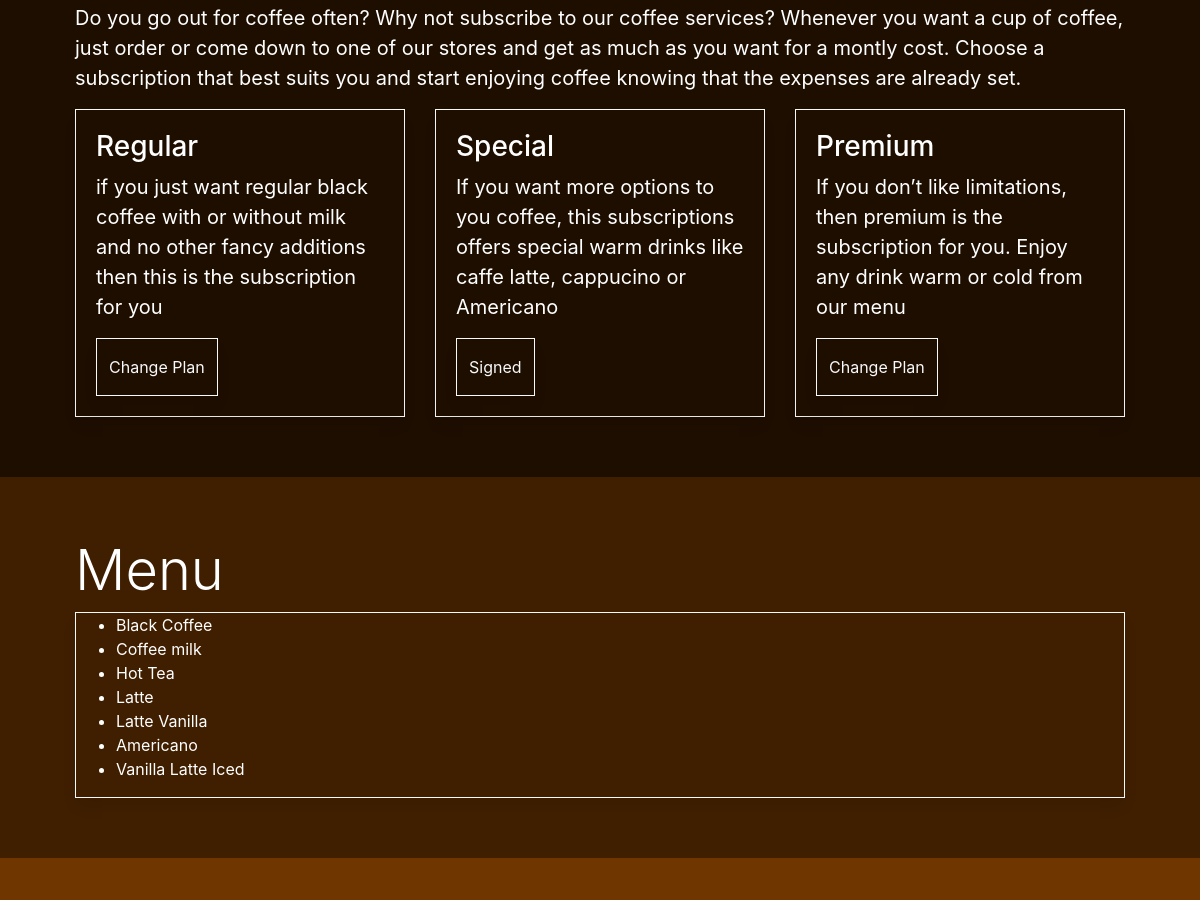
The page / (signed in, middle part) on the database as committed earlier.
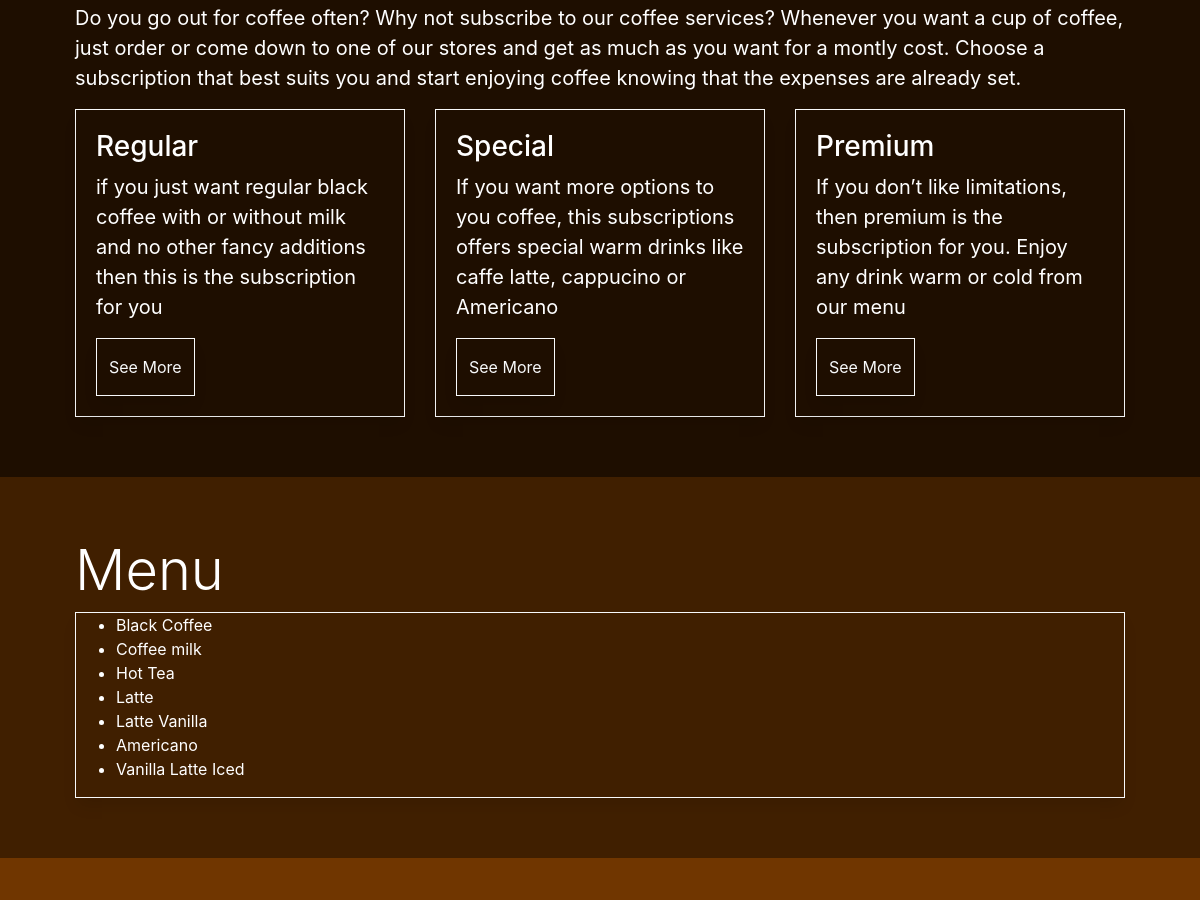
The same page on the database as committed later.
### subscription/models.py (models this page shows)
class Subscription(models.Model):
    subscription_id = models.IntegerField(default=0)
    subscription_name = models.CharField(max_length=30, blank=True, null=True)
    stripe_subscription_id = models.CharField(max_length=100, blank=True, null=True)
    subscriber = models.ForeignKey(User, on_delete=models.CASCADE, null=False, blank=False, related_name='subscriptions')
    price = models.DecimalField(max_digits=10, decimal_places=2)
    address = models.CharField(max_length=40, null=True, blank=True)
    postal_code = models.IntegerField(range(10000, 99999))
    city = models.CharField(max_length=40, null=True, blank=True)
    date = models.DateTimeField(auto_now=True)

### order/models.py (models this page shows, shortened)
class Product(models.Model):
    name = models.CharField(max_length=100, default='Product')
    price = models.DecimalField(max_digits=3, decimal_places=2)
    image = models.ImageField(null=True, blank=True, upload_to='media/images/')
    category = models.CharField(max_length=30, null=True, blank=True)
    category_id = models.IntegerField(default=0)
    rating = models.DecimalField(max_digits=6, decimal_places=2, default=0)

### home/views.py (the view)
# urls.py: path('', views.home_page, name='home_page')
def home_page(request):
    menu = Product.objects.all()
    return render(request, 'home/index.html', {'menu': menu})

### profiles/models.py (called while the page is built)
    def has_active_orders(self):
        return self.user.orders.filter(active=True)

### home/templates/home/index.html (shortened to what the changed rows need)
{% extends "base.html" %}
{% load static %}
{% block content %}
<div class="row no-gutters" style="background-color: #1E0E00;">
  <div class="container">
    <div class="col my-auto">
      <div class="d-flex d-flex-row">
        <div class="card-deck">
          <div class="card rounded-0 border-light" style="background-color: #1E0E00;">
            <div class="card-body text-white">
              <h3>Regular</h3>
              <p>
                if you just want regular black coffee with or without milk and no
                other fancy additions then this is the subscription for you
              </p>
            {% if user.subscriptions.exists %}
              {% for subscription in user.subscriptions.all %}
                {% if subscription.subscription_id == 1 %}
                  <a href="{% if user.is_authenticated %}{% url 'subscription' 1 %}{% else %}{% url 'account_login' %}{% endif %}" class="btn btn-outline-light rounded-0 py-3">Signed</a>
                {% else %}
                  <a href="{% if user.is_authenticated %}{% url 'subscription' 1 %}{% else %}{% url 'account_login' %}{% endif %}" class="btn btn-outline-light rounded-0 py-3">Change Plan</a>
                {% endif %}
              {% endfor %}
            {% else %}
              <a href="{% if user.is_authenticated %}{% url 'subscription' 1 %}{% else %}{% url 'account_login' %}{% endif %}" class="btn btn-outline-light rounded-0 py-3">See More</a>
            {% endif %}
          </div>
          </div>
          <div class="card rounded-0 border-light" style="background-color: #1E0E00;">
            <div class="card-body text-white">
              <h3>Special</h3>
              <p>
                If you want more options to you coffee, this subscriptions offers
                special warm drinks like caffe latte, cappucino or Americano
              </p>
              {% if user.subscriptions.exists %}
              {% for subscription in user.subscriptions.all %}
                {% if subscription.subscription_id == 2 %}
                  <a href="{% if user.is_authenticated %}{% url 'subscription' 2 %}{% else %}{% url 'account_login' %}{% endif %}" class="btn btn-outline-light rounded-0 py-3">Signed</a>
                {% else %}
                  <a href="{% if user.is_authenticated %}{% url 'subscription' 2 %}{% else %}{% url 'account_login' %}{% endif %}" class="btn btn-outline-light rounded-0 py-3">Change Plan</a>
                {% endif %}
              {% endfor %}
            {% else %}
              <a href="{% if user.is_authenticated %}{% url 'subscription' 2 %}{% else %}{% url 'account_login' %}{% endif %}" class="btn btn-outline-light rounded-0 py-3">See More</a>
            {% endif %}            </div>
          </div>
          <div class="card rounded-0 border-light" style="background-color: #1E0E00;">
            <div class="card-body text-white">
              <h3>Premium</h3>
              <p>
                If you don’t like limitations, then premium is the subscription for you.
                Enjoy any drink warm or cold from our menu
              </p>
              {% if user.subscriptions.exists %}
                {% for subscription in user.subscriptions.all %}
                  {% if subscription.subscription_id == 3 %}
                    <a href="{% if user.is_authenticated %}{% url 'subscription' 3 %}{% else %}{% url 'account_login' %}{% endif %}" class="btn btn-outline-light rounded-0 py-3">Signed</a>
                  {% else %}
                    <a href="{% if user.is_authenticated %}{% url 'subscription' 3 %}{% else %}{% url 'account_login' %}{% endif %}" class="btn btn-outline-light rounded-0 py-3">Change Plan</a>
                  {% endif %}
                {% endfor %}
              {% else %}
                <a href="{% if user.is_authenticated %}{% url 'subscription' 3 %}{% else %}{% url 'account_login' %}{% endif %}" class="btn btn-outline-light rounded-0 py-3">See More</a>
              {% endif %}
            </div>
          </div>
        </div>
      </div>
    </div>
  </div>
</div>
<div class="row no-gutters" style="background-color: #401F00;">
  <div class="container">
    <div class="col my-auto">
      <h2 class="display-4 logo-font text-white" id="menu">Menu</h2>
      <div class="border border-light">
        <div class="row">
          <div class="col-md-6">
            <ul class="text-white">
              {% for item in menu %}
                <li>{{ item.name }}</li>
              {% endfor %}
            </ul>
          </div>
        </div>
      </div>
    </div>
  </div>
</div>
{% endblock %}

Rows that differ between the two databases and show on the page:
removed Subscription: subscription_id "Change Plan"
Other text that changed with them:
text now shown: "See More See More See More"
